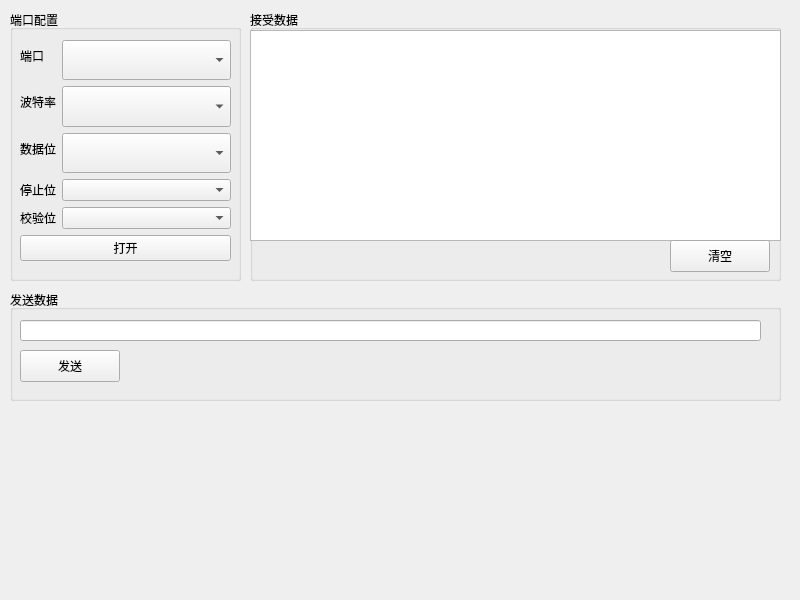
<?xml version="1.0" encoding="UTF-8"?>
<ui version="4.0">
 <class>SerialClient</class>
 <widget class="QWidget" name="SerialClient">
  <property name="geometry">
   <rect>
    <x>0</x>
    <y>0</y>
    <width>800</width>
    <height>600</height>
   </rect>
  </property>
  <property name="minimumSize">
   <size>
    <width>800</width>
    <height>600</height>
   </size>
  </property>
  <property name="windowTitle">
   <string>SerialClient</string>
  </property>
  <widget class="QGroupBox" name="groupBox">
   <property name="geometry">
    <rect>
     <x>10</x>
     <y>10</y>
     <width>231</width>
     <height>271</height>
    </rect>
   </property>
   <property name="title">
    <string>端口配置</string>
   </property>
   <widget class="QWidget" name="formLayoutWidget">
    <property name="geometry">
     <rect>
      <x>10</x>
      <y>30</y>
      <width>211</width>
      <height>221</height>
     </rect>
    </property>
    <layout class="QFormLayout" name="formLayout">
     <item row="0" column="0">
      <widget class="QLabel" name="label">
       <property name="text">
        <string>端口</string>
       </property>
      </widget>
     </item>
     <item row="0" column="1">
      <widget class="QComboBox" name="cbPort">
       <property name="sizePolicy">
        <sizepolicy hsizetype="Preferred" vsizetype="Expanding">
         <horstretch>0</horstretch>
         <verstretch>0</verstretch>
        </sizepolicy>
       </property>
      </widget>
     </item>
     <item row="1" column="0">
      <widget class="QLabel" name="label_2">
       <property name="text">
        <string>波特率</string>
       </property>
      </widget>
     </item>
     <item row="1" column="1">
      <widget class="QComboBox" name="cbBaudRate">
       <property name="sizePolicy">
        <sizepolicy hsizetype="Preferred" vsizetype="Expanding">
         <horstretch>0</horstretch>
         <verstretch>0</verstretch>
        </sizepolicy>
       </property>
      </widget>
     </item>
     <item row="2" column="0">
      <widget class="QLabel" name="label_3">
       <property name="text">
        <string>数据位</string>
       </property>
      </widget>
     </item>
     <item row="2" column="1">
      <widget class="QComboBox" name="cbCharacterSize">
       <property name="sizePolicy">
        <sizepolicy hsizetype="Preferred" vsizetype="Expanding">
         <horstretch>0</horstretch>
         <verstretch>0</verstretch>
        </sizepolicy>
       </property>
      </widget>
     </item>
     <item row="3" column="0">
      <widget class="QLabel" name="label_4">
       <property name="text">
        <string>停止位</string>
       </property>
      </widget>
     </item>
     <item row="3" column="1">
      <widget class="QComboBox" name="cbStopBits"/>
     </item>
     <item row="4" column="0">
      <widget class="QLabel" name="label_5">
       <property name="text">
        <string>校验位</string>
       </property>
      </widget>
     </item>
     <item row="4" column="1">
      <widget class="QComboBox" name="cbParity"/>
     </item>
     <item row="5" column="0" colspan="2">
      <widget class="QPushButton" name="btnOpenPort">
       <property name="text">
        <string>打开</string>
       </property>
      </widget>
     </item>
    </layout>
   </widget>
  </widget>
  <widget class="QGroupBox" name="groupBox_2">
   <property name="geometry">
    <rect>
     <x>10</x>
     <y>290</y>
     <width>771</width>
     <height>111</height>
    </rect>
   </property>
   <property name="title">
    <string>发送数据</string>
   </property>
   <widget class="QLineEdit" name="ctrlInput">
    <property name="geometry">
     <rect>
      <x>10</x>
      <y>30</y>
      <width>741</width>
      <height>21</height>
     </rect>
    </property>
   </widget>
   <widget class="QPushButton" name="btnSend">
    <property name="geometry">
     <rect>
      <x>10</x>
      <y>60</y>
      <width>100</width>
      <height>32</height>
     </rect>
    </property>
    <property name="text">
     <string>发送</string>
    </property>
   </widget>
  </widget>
  <widget class="QGroupBox" name="groupBox_3">
   <property name="geometry">
    <rect>
     <x>250</x>
     <y>10</y>
     <width>531</width>
     <height>271</height>
    </rect>
   </property>
   <property name="title">
    <string>接受数据</string>
   </property>
   <widget class="QPlainTextEdit" name="ctrlReceiveEdit">
    <property name="geometry">
     <rect>
      <x>0</x>
      <y>20</y>
      <width>531</width>
      <height>211</height>
     </rect>
    </property>
   </widget>
   <widget class="QPushButton" name="cleanOutput">
    <property name="geometry">
     <rect>
      <x>420</x>
      <y>230</y>
      <width>100</width>
      <height>32</height>
     </rect>
    </property>
    <property name="text">
     <string>清空</string>
    </property>
   </widget>
  </widget>
 </widget>
 <resources/>
 <connections/>
</ui>
